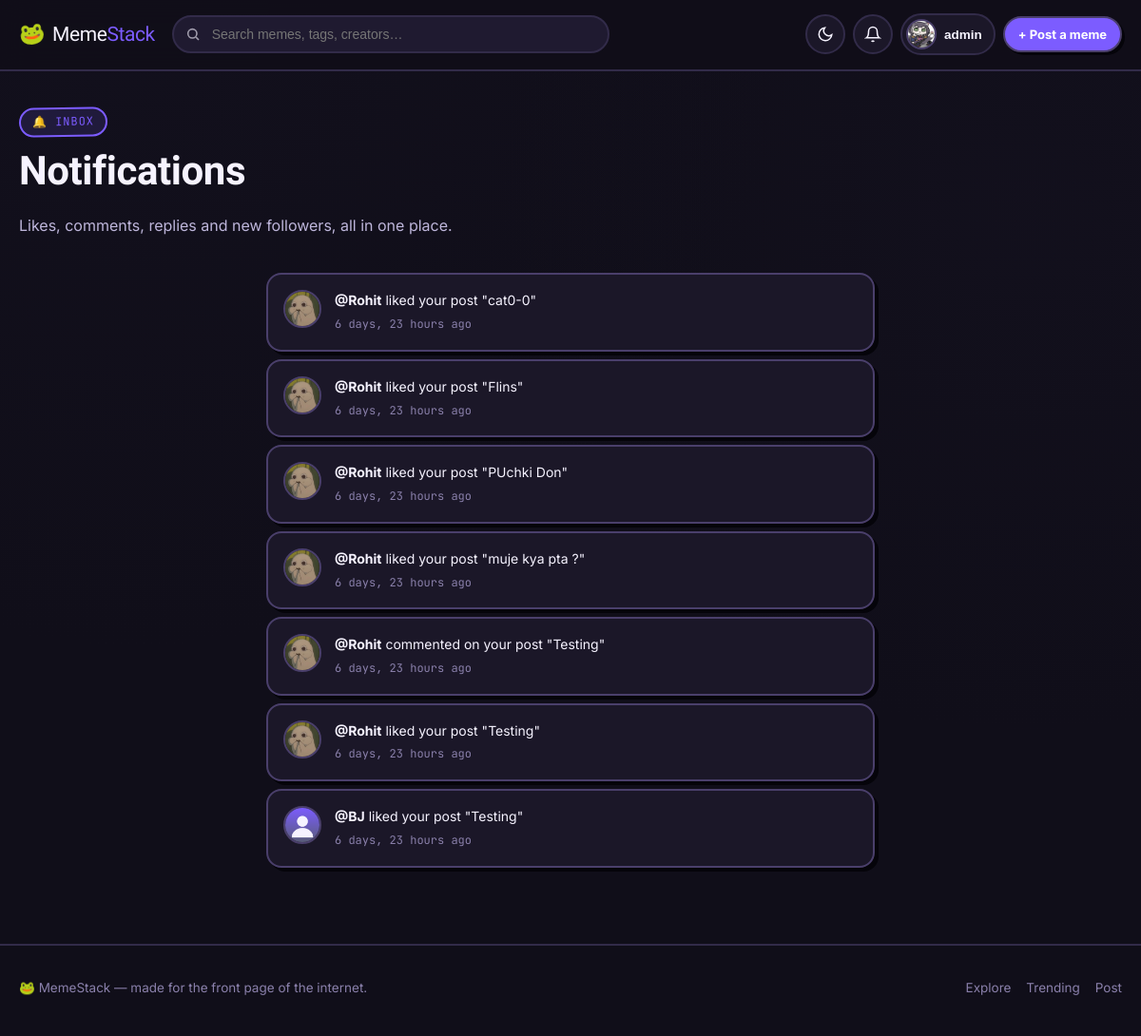
/notifications/ (signed in), run on the app's committed database.
### users/models.py (models this page shows, shortened)
class Profile(models.Model):
    user = models.OneToOneField(
        User,
        on_delete=models.CASCADE
    )
    profile_image = models.ImageField(
        upload_to="profile_images/",
        default="profile_images/default.png",
        blank=True,
        null=True
    )
    banner_image = models.ImageField(
        upload_to="profile_banners/",
        blank=True,
        null=True
    )
    bio = models.TextField(blank=True)
    location = models.CharField(
        max_length=100,
        blank=True
    )
    website = models.URLField(blank=True)
    github = models.URLField(blank=True)
    linkedin = models.URLField(blank=True)
    created_at = models.DateTimeField(
        auto_now_add=True
    )
    updated_at = models.DateTimeField(
        auto_now=True
    )

### blog/models.py (models this page shows, shortened)
class Notification(models.Model):
    LIKE = "like"
    COMMENT = "comment"
    FOLLOW = "follow"
    REPLY = "reply"
    NOTIFICATION_TYPES = [
        (LIKE, "Like"),
        (COMMENT, "Comment"),
        (FOLLOW, "Follow"),
        (REPLY, "Reply"),
    ]
    recipient = models.ForeignKey(
        User,
        on_delete=models.CASCADE,
        related_name="notifications"
    )
    sender = models.ForeignKey(
        User,
        on_delete=models.CASCADE,
        related_name="sent_notifications"
    )
    notification_type = models.CharField(
        max_length=10,
        choices=NOTIFICATION_TYPES
    )
    post = models.ForeignKey(
        Post,
        on_delete=models.CASCADE,
        null=True,
        blank=True
    )
    is_read = models.BooleanField(default=False)
    created_at = models.DateTimeField(auto_now_add=True)
    class Meta:
        ordering = ["-created_at"]
    def get_absolute_url(self):
        if self.post_id:
            return reverse("post_detail", kwargs={"post_id": self.post_id})
        return reverse("public_profile", kwargs={"username": self.sender.username})

class Post(models.Model):
    author = models.ForeignKey(
        User,
        on_delete=models.CASCADE,
        related_name="posts"
    )
    category = models.ForeignKey(
        Category,
        on_delete=models.SET_NULL,
        null=True,
        blank=True,
        related_name="posts"
    )
    tags = models.ManyToManyField(
        Tag,
        related_name="posts",
        blank=True
    )
    title = models.CharField(
        max_length=200
    )
    content = models.TextField()
    image = models.ImageField(
        upload_to="post_images/",
        blank=True,
        null=True
    )
    created_at = models.DateTimeField(
        auto_now_add=True
    )
    updated_at = models.DateTimeField(
        auto_now=True
    )
    likes = models.ManyToManyField(
        User,
        related_name="liked_posts",
        blank=True
    )
    saved_by = models.ManyToManyField(
        User,
        related_name="saved_posts",
        blank=True
    )
    views = models.PositiveIntegerField(
        default=0
    )
    class Meta:
        ordering = ["-created_at"]

### blog/views.py (the view)
# urls.py: path("notifications/", views.notifications, name="notifications"),
@login_required
def notifications(request):
    notes = request.user.notifications.select_related("sender", "post").all()
    request.user.notifications.filter(is_read=False).update(is_read=True)
    paginator = Paginator(notes, 20)
    notes = paginator.get_page(request.GET.get("page"))
    return render(request, "notifications.html", {"notifications": notes})

### blog/context_processors.py (called while the page is built)
def notifications(request):
    if not request.user.is_authenticated:
        return {}
    qs = request.user.notifications.select_related("sender", "post")
    return {
        "nav_notifications": qs[:6],
        "unread_notif_count": qs.filter(is_read=False).count(),
    }

### blog/templates/notifications.html (shortened to what this page needs)
{% extends "base.html" %}
{% block content %}
<div class="page-head">
    <span class="eyebrow">🔔 inbox</span>
    <h1>Notifications</h1>
    <p class="lead">Likes, comments, replies and new followers, all in one place.</p>
</div>
{% if notifications %}
    <div class="notif-list">
        {% for note in notifications %}
            <a href="{{ note.get_absolute_url }}" class="notif-row sticker {% if not note.is_read %}sticker--interactive{% endif %}">
                <img src="{{ note.sender.profile.profile_image.url }}" alt="">
                <div>
                    <div class="msg">
                        <strong>@{{ note.sender.username }}</strong>
                        {% if note.notification_type == 'like' %}liked your post{% if note.post %} "{{ note.post.title|truncatechars:40 }}"{% endif %}
                        {% elif note.notification_type == 'comment' %}commented on your post{% if note.post %} "{{ note.post.title|truncatechars:40 }}"{% endif %}
                        {% elif note.notification_type == 'follow' %}started following you
                        {% else %}replied to your comment{% if note.post %} on "{{ note.post.title|truncatechars:40 }}"{% endif %}
                        {% endif %}
                    </div>
                    <time>{{ note.created_at|timesince }} ago</time>
                </div>
            </a>
        {% endfor %}
    </div>
{% else %}
    <div class="empty-state">
        <span class="emoji">📭</span>
        <h3>All quiet for now</h3>
        <p>When someone likes, comments, replies or follows you, it'll show up here.</p>
    </div>
{% endif %}
{% endblock %}

### blog/templates/base.html (shortened to what this page needs)
{% load static %}
<!DOCTYPE html>
<html lang="en" data-theme="dark">
<head>
    <link rel="stylesheet" href="{% static 'css/tokens.css' %}">
    <link rel="stylesheet" href="{% static 'css/layout.css' %}">
    <link rel="stylesheet" href="{% static 'css/feed.css' %}">
    <link rel="stylesheet" href="{% static 'css/post_detail.css' %}">
    <link rel="stylesheet" href="{% static 'css/pages.css' %}">
</head>
<body>
<nav class="nav">
    <div class="nav-inner">
        <a href="{% url 'home' %}" class="brand">
            <span class="brand-mark">🐸</span>
            <span>Meme<span class="brand-stack">Stack</span></span>
        </a>
        <div class="nav-search">
            <form method="GET" action="{% url 'home' %}">
                <input type="text" name="q" placeholder="Search memes, tags, creators…" value="{{ query|default:'' }}">
            </form>
        </div>
        <div class="nav-actions">
            <button type="button" class="theme-toggle" data-theme-toggle aria-label="Toggle dark / light mode">
                <svg class="icon-moon" width="18" height="18" viewBox="0 0 24 24" fill="none" stroke="currentColor" stroke-width="2"><path d="M21 12.79A9 9 0 1 1 11.21 3 7 7 0 0 0 21 12.79z"/></svg>
            </button>
            {% if user.is_authenticated %}
                <div class="dropdown">
                    <button type="button" class="nav-bell" data-dropdown-toggle="notifPanel" aria-label="Notifications">
                        <svg width="18" height="18" viewBox="0 0 24 24" fill="none" stroke="currentColor" stroke-width="2"><path d="M18 8a6 6 0 0 0-12 0c0 7-3 9-3 9h18s-3-2-3-9"/><path d="M13.73 21a2 2 0 0 1-3.46 0"/></svg>
                    </button>
                </div>
                <div class="dropdown">
                    <button type="button" class="nav-avatar-btn" data-dropdown-toggle="userPanel">
                        <img src="{{ user.profile.profile_image.url }}" alt="">
                        <span>{{ user.username }}</span>
                    </button>
                </div>
                <a href="{% url 'create_post' %}" class="btn btn-primary nav-cta btn-sm">+ Post a meme</a>
            {% else %}
                <a href="{% url 'login' %}" class="btn btn-ghost btn-sm nav-cta">Log in</a>
                <a href="{% url 'register' %}" class="btn btn-primary btn-sm">Sign up</a>
            {% endif %}
        </div>
    </div>
</nav>
<main>
    <div class="shell">
        {% block content %}{% endblock %}
    </div>
</main>
<footer class="site-footer">
    <div class="shell">
        <span>🐸 MemeStack — made for the front page of the internet.</span>
        <span class="flex gap-md">
            <a href="{% url 'home' %}">Explore</a>
            <a href="{% url 'home' %}?sort=trending">Trending</a>
            {% if user.is_authenticated %}<a href="{% url 'create_post' %}">Post</a>{% endif %}
        </span>
    </div>
</footer>
</body>
</html>

### static/css/tokens.css (style rules this page uses)
:root { --pop-violet: #7c5cff; --pop-violet-dim: #5b3ef0; --hot-coral: #ff5c7a; --zap-yellow: #ffd23f; --mint: #2fe6a9; --sky: #3fd2ff; --font-display: "Archivo Black", "Arial Black", sans-serif; --font-body: "Inter", -apple-system, BlinkMacSystemFont, "Segoe UI", sans-serif; --font-mono: "JetBrains Mono", "Space Mono", ui-monospace, monospace; --radius-sm: 10px; --radius-md: 16px; --radius-lg: 22px; --radius-pill: 999px; --border-w: 2px; --stamp-x: 4px; --stamp-y: 4px; --transition-fast: 120ms ease; --transition-med: 220ms cubic-bezier(.2, .8, .2, 1); }
:root, [data-theme="dark"] { --bg: #100e19; --bg-alt: #17142450; --surface: #1b1728; --surface-raised: #221d34; --ink: #f6f3ff; --ink-soft: #beb6db; --ink-faint: #8a80ab; --border: #322b49; --border-strong: #4a3f6b; --shadow-color: #05040a; --accent: var(--pop-violet); --accent-ink: #ffffff; --overlay: rgba(10, 8, 18, 0.72); --input-bg: #1f1a30; --scrollbar: #35304c; }
* { box-sizing: border-box; }
html { scroll-behavior: smooth; }
body { margin: 0; background: radial-gradient(circle at 12% 0%, var(--bg-alt), transparent 45%), radial-gradient(circle at 90% 20%, var(--bg-alt), transparent 40%), var(--bg); color: var(--ink); font-family: var(--font-body); line-height: 1.55; min-height: 100vh; -webkit-font-smoothing: antialiased; transition: background-color var(--transition-med), color var(--transition-med); }
a { color: inherit; text-decoration: none; }
img { max-width: 100%; display: block; }
h1, h2, h3, h4 { font-family: var(--font-display); line-height: 1.1; letter-spacing: -0.01em; margin: 0 0 .5em; }
p { margin: 0 0 1em; }
.shell { max-width: 1240px; margin: 0 auto; padding: 0 20px; }
.page-head { padding: 38px 0 22px; }
.page-head .eyebrow { display: inline-flex; align-items: center; gap: 6px; font-family: var(--font-mono); font-size: 12px; letter-spacing: .08em; text-transform: uppercase; color: var(--accent); background: color-mix(in srgb, var(--accent) 14%, transparent); border: var(--border-w) solid var(--accent); padding: 4px 12px; border-radius: var(--radius-pill); margin-bottom: 14px; transform: rotate(-1deg); }
.page-head h1 { font-size: clamp(28px, 4vw, 42px); }
.page-head p.lead { color: var(--ink-soft); max-width: 60ch; font-size: 16px; }
.sticker { background: var(--surface); border: var(--border-w) solid var(--border-strong); border-radius: var(--radius-md); box-shadow: var(--stamp-x) var(--stamp-y) 0 0 var(--shadow-color); transition: transform var(--transition-fast), box-shadow var(--transition-fast); }
.btn { display: inline-flex; align-items: center; justify-content: center; gap: 8px; font-family: var(--font-body); font-weight: 700; font-size: 14px; padding: 11px 20px; border-radius: var(--radius-pill); border: var(--border-w) solid var(--border-strong); background: var(--surface); color: var(--ink); cursor: pointer; box-shadow: 3px 3px 0 0 var(--shadow-color); transition: transform var(--transition-fast), box-shadow var(--transition-fast), background var(--transition-fast); white-space: nowrap; }
.btn-primary { background: var(--accent); color: var(--accent-ink); border-color: var(--border-strong); }
.btn-sm { padding: 7px 14px; font-size: 13px; }
.flex { display: flex; }
.gap-md { gap: 16px; }

### static/css/pages.css (style rules this page uses)
.notif-list { max-width: 640px; margin: 0 auto; display: flex; flex-direction: column; gap: 8px; }
.notif-row { display: flex; gap: 14px; align-items: flex-start; padding: 16px; }
.notif-row img { width: 40px; height: 40px; border-radius: 50%; object-fit: cover; border: var(--border-w) solid var(--border-strong); flex-shrink: 0; }
.notif-row .msg { font-size: 14px; }
.notif-row time { font-size: 12px; color: var(--ink-faint); font-family: var(--font-mono); }

### data on the page
Notification: sender.profile.profile_image (picture), sender.username "Rohit", post "cat0-0", created_at "6 days, 23 hours"
Notification: sender.profile.profile_image (picture), sender.username "Rohit", post "Flins", created_at "6 days, 23 hours"
Notification: sender.profile.profile_image (picture), sender.username "Rohit", post "PUchki Don", created_at "6 days, 23 hours"
Notification: sender.profile.profile_image (picture), sender.username "Rohit", post "muje kya pta ?", created_at "6 days, 23 hours"
Notification: sender.profile.profile_image (picture), sender.username "Rohit", post "Testing", created_at "6 days, 23 hours"
Notification: sender.profile.profile_image (picture), sender.username "Rohit", post "Testing", created_at "6 days, 23 hours"
Notification: sender.profile.profile_image (placeholder picture), sender.username "BJ", post "Testing", created_at "6 days, 23 hours"

### other printed values
{{ user.username }} "admin"
